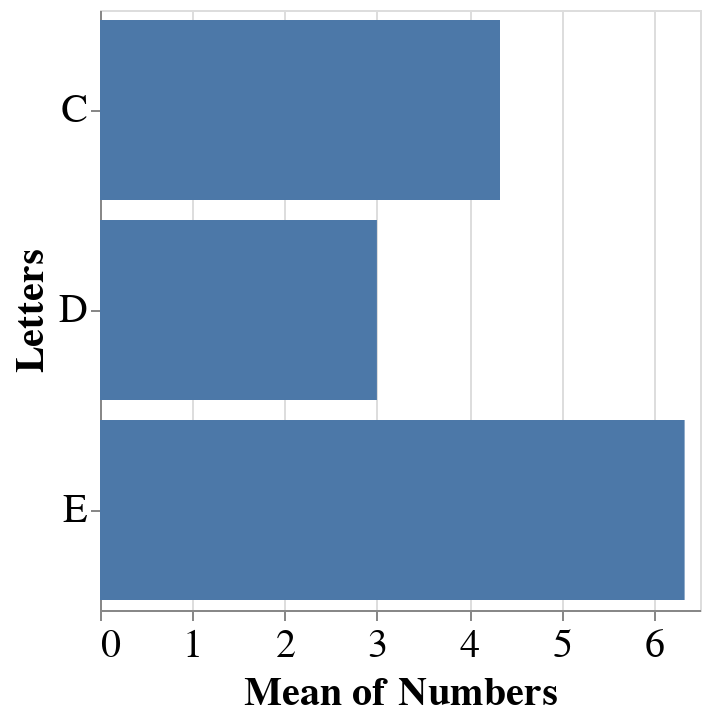

Write notebook code for a chart like this one.
### Markdown cell above
For example, here we will plot the mean of the x-values for a given y-value:

### Code cell
alt.Chart(data).mark_bar().encode(
    alt.Y('Letters:N'),
    alt.X('mean(Numbers):Q')
)

### Figure 1 — Vega-Lite specification as saved in the notebook (floating-point values rounded to 4 significant figures)
{"height": 300, "config": {"style": {"circle": {"size": 400}, "point": {"size": 30}, "square": {"size": 400}}, "legend": {"symbolSize": 20, "titleFontSize": 20, "labelFontSize": 20}, "axis": {"titleFontSize": 20, "labelFontSize": 20}}, "data": {"name": "data-e1f27bdda7bfd6fed066714f7c229752"}, "mark": "bar", "encoding": {"x": {"type": "quantitative", "aggregate": "mean", "field": "Numbers"}, "y": {"type": "nominal", "field": "Letters"}}, "$schema": "https://vega.github.io/schema/vega-lite/v4.0.2.json", "datasets": {"data-e1f27bdda7bfd6fed066714f7c229752": [{"Letters": "C", "Numbers": 2}, {"Letters": "C", "Numbers": 7}, {"Letters": "C", "Numbers": 4}, {"Letters": "D", "Numbers": 1}, {"Letters": "D", "Numbers": 2}, {"Letters": "D", "Numbers": 6}, {"Letters": "E", "Numbers": 8}, {"Letters": "E", "Numbers": 4}, {"Letters": "E", "Numbers": 7}]}}
